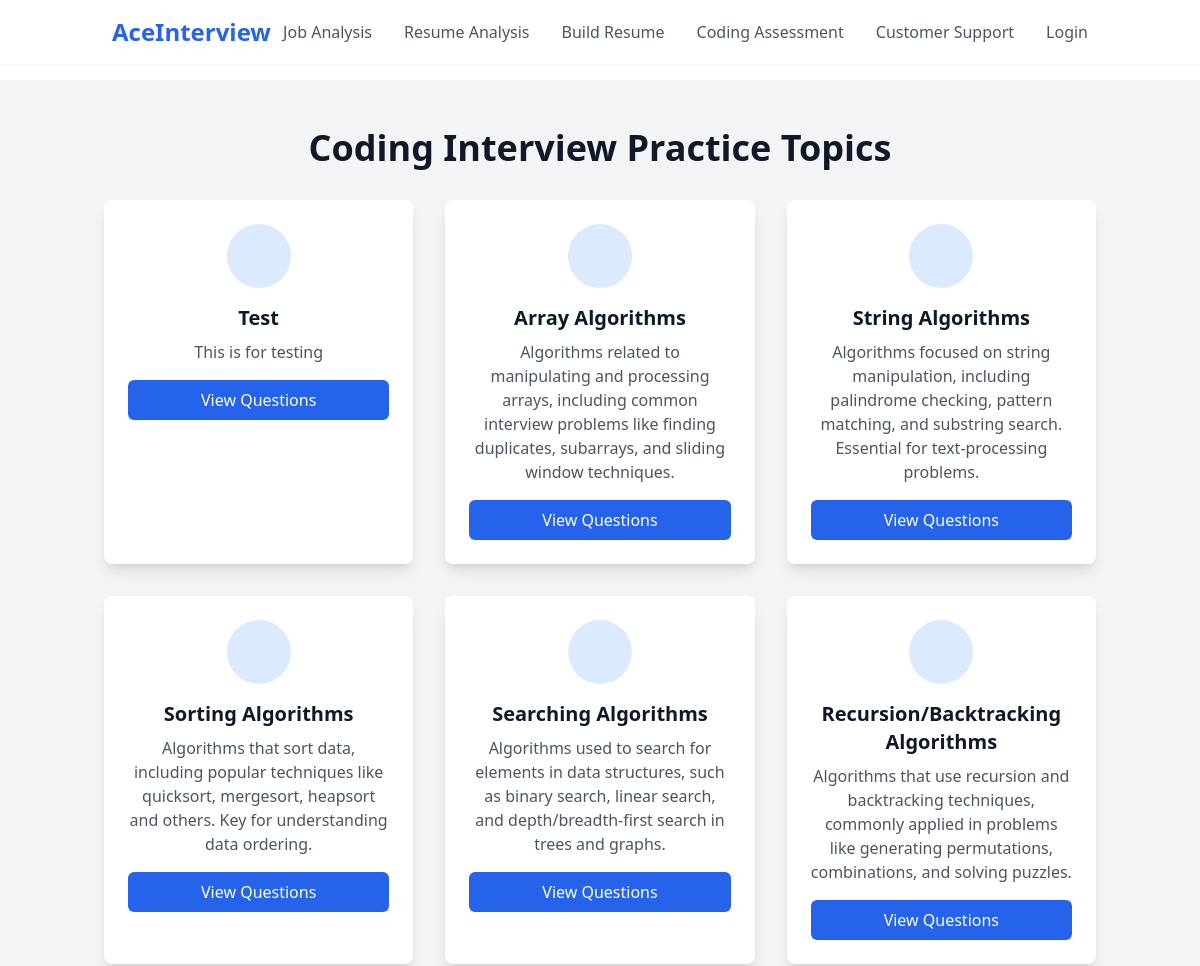
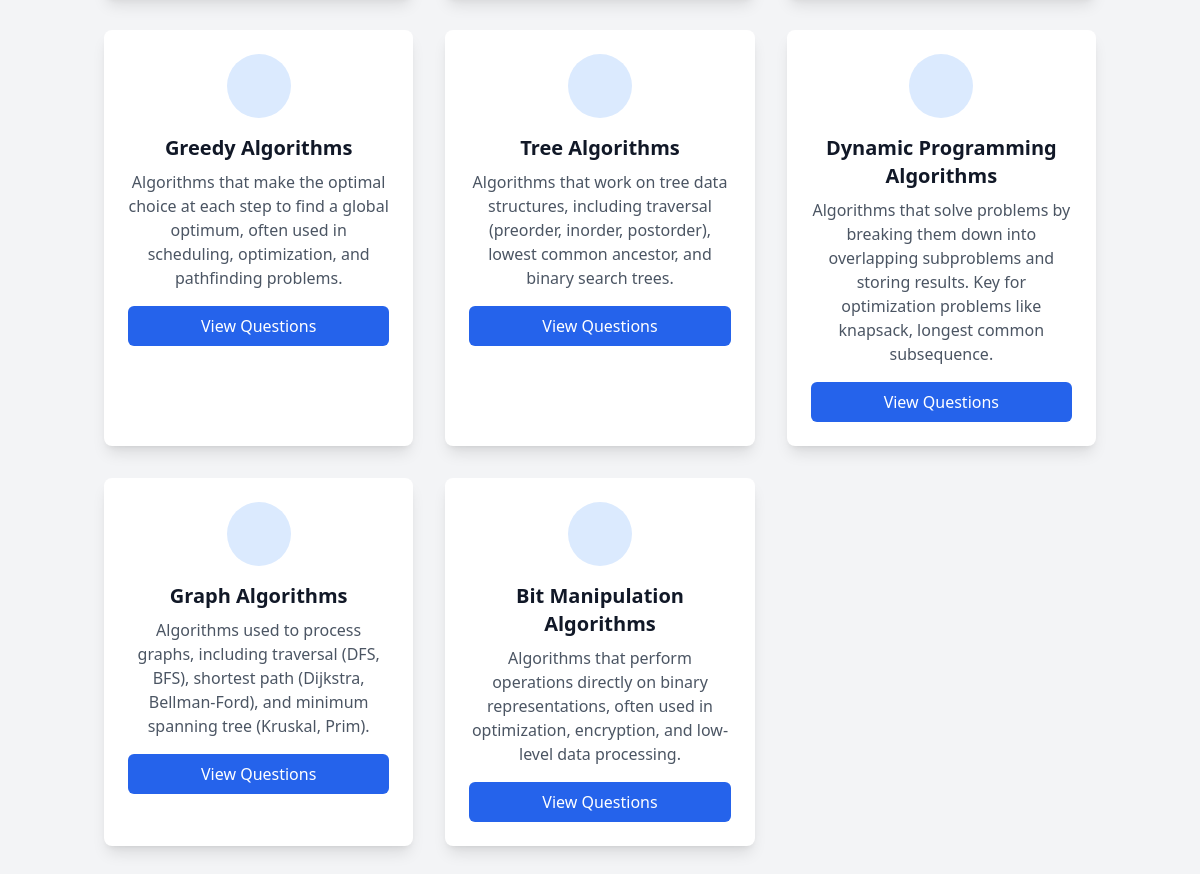
The page /interview-prep/ on the database its author committed (2 pictures, top to bottom).
### prep_app/models.py (models this page shows, shortened)
class Topic(models.Model):
    name = models.CharField(max_length=100)
    description = models.TextField()
    icon = models.CharField(max_length=200, help_text="Icon class name or SVG path")
    slug = models.SlugField(unique=True)
    order = models.IntegerField(default=0)
    created_at = models.DateTimeField(auto_now_add=True)
    updated_at = models.DateTimeField(auto_now=True)
    class Meta:
        ordering = ['order', 'name']

### prep_app/views.py (the view)
# urls.py: path('interview-prep/', views.topic_list, name='interview_prep'),
def topic_list(request):
    topics = Topic.objects.all()
    return render(request, 'prep_app/topic_list.html', {
        'topics': topics
    })

### prep_app/templates/prep_app/topic_list.html (shortened to what this page needs)
{% extends 'prep_app/base.html' %} {% load static %} {% block content %}
<div class="min-h-screen bg-gray-100">
  <div class="container mx-auto px-4 py-12">
    <h1 class="text-4xl font-bold text-gray-900 mb-8 text-center">
      Coding Interview Practice Topics
    </h1>
    <div class="grid grid-cols-1 md:grid-cols-2 lg:grid-cols-3 gap-8">
      {% for topic in topics %}
      <div
        class="bg-white rounded-lg shadow-lg overflow-hidden hover:shadow-xl transition-shadow duration-300"
      >
        <div class="p-6">
          <div
            class="w-16 h-16 bg-blue-100 rounded-full flex items-center justify-center mx-auto mb-4"
          >
          </div>
          <h2 class="text-xl font-semibold text-gray-900 text-center mb-2">
            {{ topic.name }}
          </h2>
          <p class="text-gray-600 text-center mb-4">{{ topic.description }}</p>
          <a
            href="{% url 'question_list' topic.slug %}"
            class="block w-full text-center bg-blue-600 text-white py-2 px-4 rounded-md hover:bg-blue-700 transition-colors duration-300"
          >
            View Questions
          </a>
        </div>
      </div>
      {% endfor %}
    </div>
  </div>
</div>
{% endblock %}

### prep_app/templates/prep_app/base.html (shortened to what this page needs)
{% load static %}
<!DOCTYPE html>
<html lang="en">
  <head>
    <link rel="stylesheet" href="/static/css/base.css" />
    <script src="https://cdn.tailwindcss.com"></script>
  </head>
  <body class="min-h-screen flex flex-col">
    <nav class="fixed w-full bg-white shadow-sm z-50">
      <div class="container mx-auto px-6 py-4">
        <div class="flex items-center justify-between">
          <a href="{% url 'home' %}" class="text-2xl font-bold text-blue-600">
            AceInterview
          </a>
          <div class="hidden md:flex items-center space-x-8">
            <a
              href="{% url 'ai_job_info' %}"
              class="nav-link text-gray-600 hover:text-blue-600 transition-colors {% if request.resolver_match.url_name == 'ai_job_info' %}text-blue-600 hover:text-blue-600{% endif %}"
              >Job Analysis</a
            >
            <a
              href="{% url 'cv_analysis' %}"
              class="nav-link text-gray-600 hover:text-blue-600 transition-colors {% if request.resolver_match.url_name == 'cv_analysis' %}text-blue-600 hover:text-blue-600{% endif %}"
              >Resume Analysis</a
            >
            <a
              href="{% url 'resume_builder' %}"
              class="nav-link text-gray-600 hover:text-blue-600 transition-colors {% if request.resolver_match.url_name == 'resume_builder' %}text-blue-600 hover:text-blue-600{% endif %}"
              >Build Resume</a
            >
            <a
              href="{% url 'interview_prep' %}"
              class="nav-link text-gray-600 hover:text-blue-600 transition-colors {% if request.resolver_match.url_name == 'interview_prep' %}text-blue-600 hover:text-blue-600{% endif %}"
              >Coding Assessment</a
            >
            <a
              href="{% url 'customer_support' %}"
              class="nav-link text-gray-600 hover:text-blue-600 transition-colors {% if request.resolver_match.url_name == 'customer_support' %}text-blue-600 hover:text-blue-600{% endif %}"
              >Customer Support</a
            >
            {% if user.is_authenticated %}
            <div
              class="relative"
              x-data="{ open: false }"
              @click.away="open = false"
            >
              <button
                @click="open = !open"
                class="flex items-center space-x-2 text-gray-600 hover:text-blue-600 focus:outline-none"
              >
                <svg
                  class="w-6 h-6"
                  fill="none"
                  stroke="currentColor"
                  viewBox="0 0 24 24"
                >
                  <path
                    stroke-linecap="round"
                    stroke-linejoin="round"
                    stroke-width="2"
                    d="M5.121 17.804A13.937 13.937 0 0112 16c2.5 0 4.847.655 6.879 1.804M15 10a3 3 0 11-6 0 3 3 0 016 0zm6 2a9 9 0 11-18 0 9 9 0 0118 0z"
                  />
                </svg>
                <svg
                  class="w-4 h-4"
                  fill="none"
                  stroke="currentColor"
                  viewBox="0 0 24 24"
                >
                  <path
                    stroke-linecap="round"
                    stroke-linejoin="round"
                    stroke-width="2"
                    d="M19 9l-7 7-7-7"
                  />
                </svg>
              </button>
              <div
                x-show="open"
                x-cloak
                class="absolute right-0 mt-2 w-48 bg-white rounded-md shadow-lg py-1 z-50"
                x-transition:enter="transition ease-out duration-100"
                x-transition:enter-start="transform opacity-0 scale-95"
                x-transition:enter-end="transform opacity-100 scale-100"
                x-transition:leave="transition ease-in duration-75"
                x-transition:leave-start="transform opacity-100 scale-100"
                x-transition:leave-end="transform opacity-0 scale-95"
              >
                <a
                  href="#"
                  class="block px-4 py-2 text-sm text-gray-700 hover:bg-gray-100"
                >
                  <svg
                    class="w-4 h-4 inline-block mr-2"
                    fill="none"
                    stroke="currentColor"
                    viewBox="0 0 24 24"
                  >
                    <path
                      stroke-linecap="round"
                      stroke-linejoin="round"
                      stroke-width="2"
                      d="M16 7a4 4 0 11-8 0 4 4 0 018 0zM12 14a7 7 0 00-7 7h14a7 7 0 00-7-7z"
                    />
                  </svg>
                  Your Profile
                </a>
                <a
                  href="#"
                  class="block px-4 py-2 text-sm text-gray-700 hover:bg-gray-100"
                >
                  <svg
                    class="w-4 h-4 inline-block mr-2"
                    fill="none"
                    stroke="currentColor"
                    viewBox="0 0 24 24"
                  >
                    <path
                      stroke-linecap="round"
                      stroke-linejoin="round"
                      stroke-width="2"
                      d="M10.325 4.317c.426-1.756 2.924-1.756 3.35 0a1.724 1.724 0 002.573 1.066c1.543-.94 3.31.826 2.37 2.37a1.724 1.724 0 001.065 2.572c1.756.426 1.756 2.924 0 3.35a1.724 1.724 0 00-1.066 2.573c.94 1.543-.826 3.31-2.37 2.37a1.724 1.724 0 00-2.572 1.065c-.426 1.756-2.924 1.756-3.35 0a1.724 1.724 0 00-2.573-1.066c-1.543.94-3.31-.826-2.37-2.37a1.724 1.724 0 00-1.065-2.572c-1.756-.426-1.756-2.924 0-3.35a1.724 1.724 0 001.066-2.573c-.94-1.543.826-3.31 2.37-2.37.996.608 2.296.07 2.572-1.065z"
                    />
                    <path
                      stroke-linecap="round"
                      stroke-linejoin="round"
                      stroke-width="2"
                      d="M15 12a3 3 0 11-6 0 3 3 0 016 0z"
                    />
                  </svg>
                  Settings
                </a>
                <form action="{% url 'logout' %}" method="post" class="block">
                  {% csrf_token %}
                  <button
                    type="submit"
                    class="w-full text-left px-4 py-2 text-sm text-gray-700 hover:bg-gray-100"
                  >
                    <svg
                      class="w-4 h-4 inline-block mr-2"
                      fill="none"
                      stroke="currentColor"
                      viewBox="0 0 24 24"
                    >
                      <path
                        stroke-linecap="round"
                        stroke-linejoin="round"
                        stroke-width="2"
                        d="M17 16l4-4m0 0l-4-4m4 4H7m6 4v1a3 3 0 01-3 3H6a3 3 0 01-3-3V7a3 3 0 013-3h4a3 3 0 013 3v1"
                      />
                    </svg>
                    Logout
                  </button>
                </form>
              </div>
            </div>
            {% else %}
            <a
              href="{% url 'login' %}"
              class="nav-link text-gray-600 hover:text-blue-600 transition-colors"
            >
              Login
            </a>
            {% endif %}
          </div>
        </div>
      </div>
    </nav>
    <main class="flex-grow pt-20">{% block content %} {% endblock %}</main>
  </body>
</html>

### static/css/base.css (style rules this page uses)
.nav-link { position: relative; }
.nav-link::after { content: ''; position: absolute; width: 0; height: 2px; bottom: -4px; left: 0; background-color: #3B82F6; transition: width 0.3s ease-in-out; }

### rows shown on the page
Topic: name "Test", description "This is for testing"
Topic: name "Array Algorithms", description "Algorithms related to manipulating and processing arrays, including common interview problems like finding duplicates, subarrays, and sliding window techniques."
Topic: name "String Algorithms", description "Algorithms focused on string manipulation, including palindrome checking, pattern matching, and substring search. Essential for text-processing problems."
Topic: name "Sorting Algorithms", description "Algorithms that sort data, including popular techniques like quicksort, mergesort, heapsort and others. Key for understanding data ordering."
Topic: name "Searching Algorithms", description "Algorithms used to search for elements in data structures, such as binary search, linear search, and depth/breadth-first search in trees and graphs."
Topic: name "Recursion/Backtracking Algorithms", description "Algorithms that use recursion and backtracking techniques, commonly applied in problems like generating permutations, combinations, and solving puzzles."
Topic: name "Greedy Algorithms", description "Algorithms that make the optimal choice at each step to find a global optimum, often used in scheduling, optimization, and pathfinding problems."
Topic: name "Tree Algorithms", description "Algorithms that work on tree data structures, including traversal (preorder, inorder, postorder), lowest common ancestor, and binary search trees."
Topic: name "Dynamic Programming Algorithms", description "Algorithms that solve problems by breaking them down into overlapping subproblems and storing results. Key for optimization problems like knapsack, longest common subsequence."
Topic: name "Graph Algorithms", description "Algorithms used to process graphs, including traversal (DFS, BFS), shortest path (Dijkstra, Bellman-Ford), and minimum spanning tree (Kruskal, Prim)."
Topic: name "Bit Manipulation Algorithms", description "Algorithms that perform operations directly on binary representations, often used in optimization, encryption, and low-level data processing."
